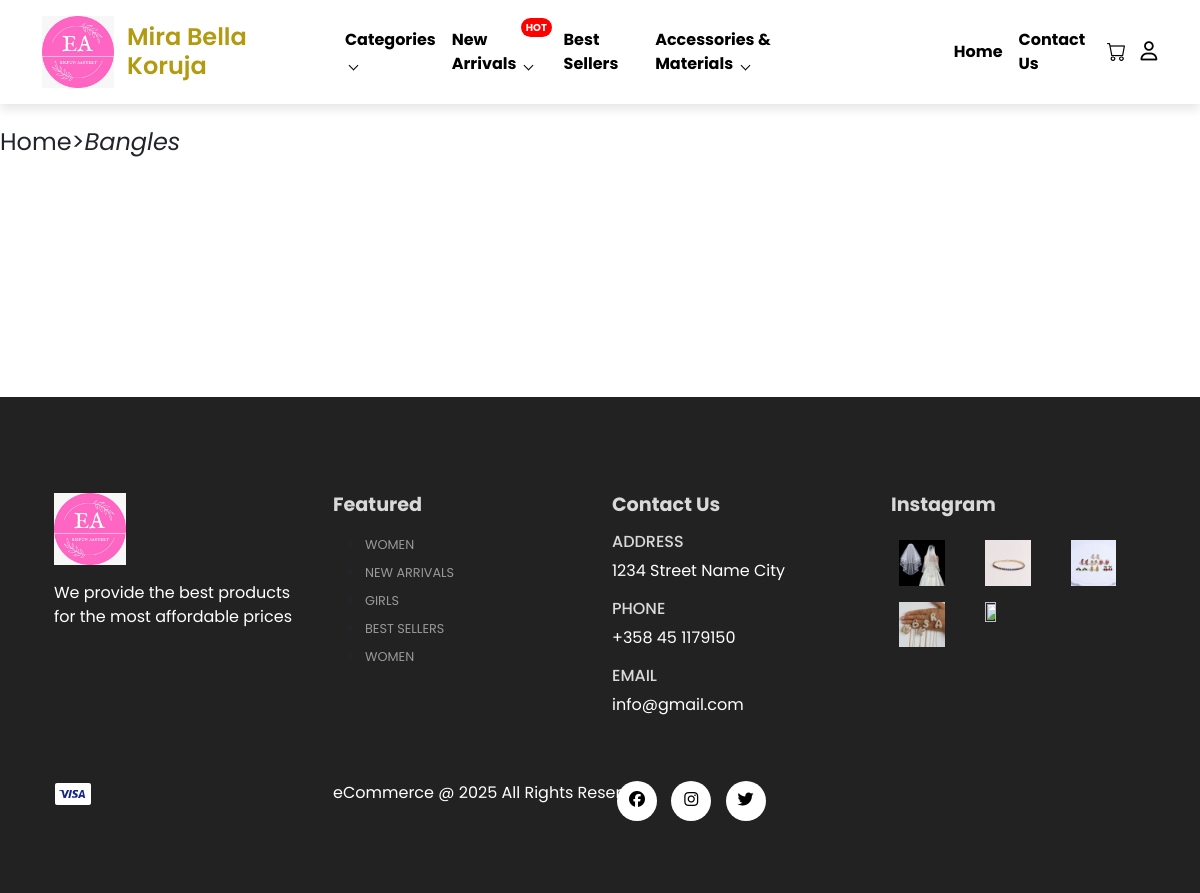
The app's page /categories.php?product_category=bangles, older data.
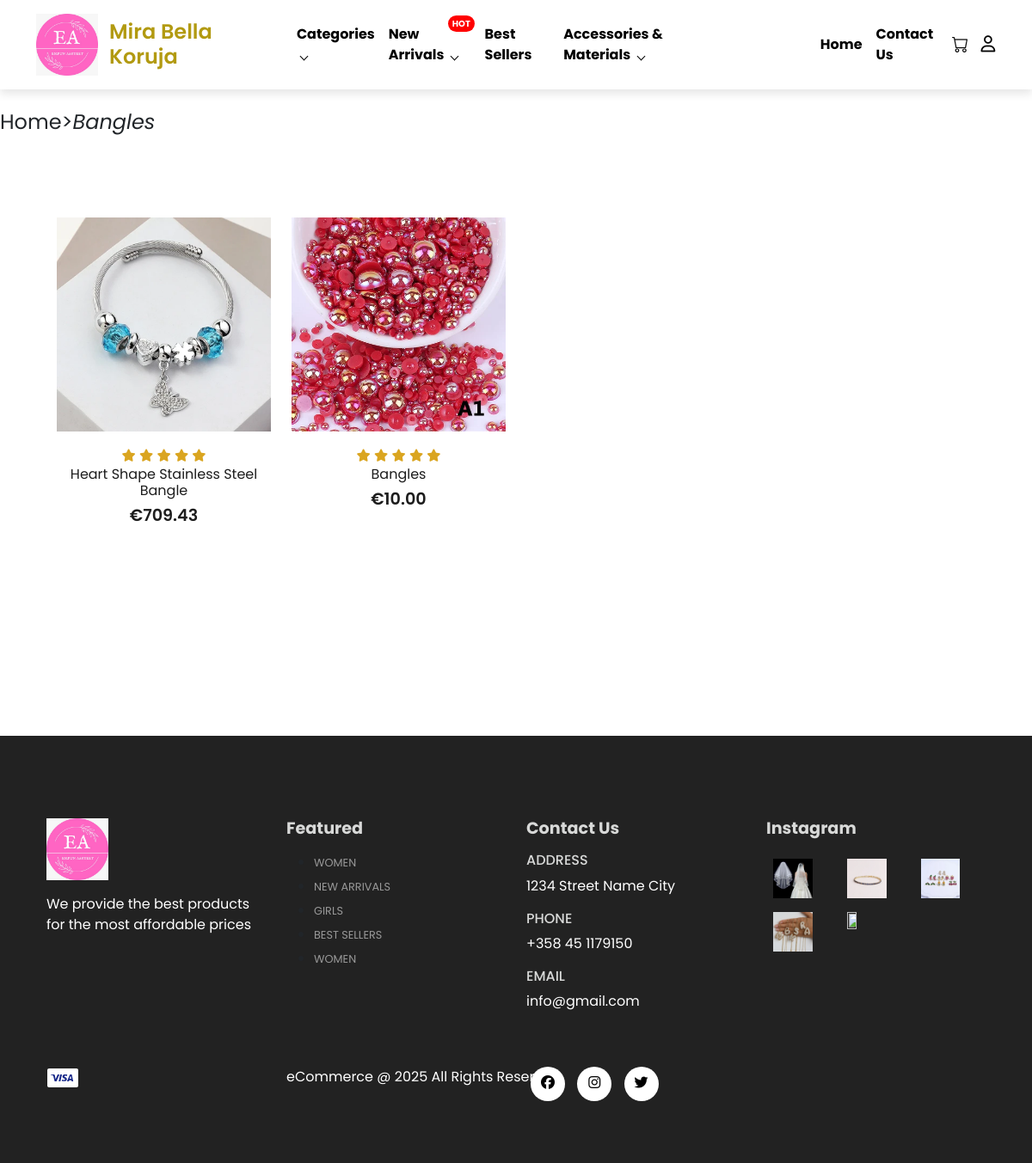
The same page, newer data.
### tables this page shows
CREATE TABLE `products` (
  `product_id` int(11) NOT NULL,
  `product_name` varchar(100) NOT NULL,
  `product_category` varchar(100) NOT NULL,
  `product_description` varchar(255) NOT NULL,
  `product_image` varchar(255) NOT NULL,
  `product_image2` varchar(255) NOT NULL,
  `product_image3` varchar(255) NOT NULL,
  `product_image4` varchar(255) NOT NULL,
  `product_image5` varchar(255) NOT NULL,
  `product_price` decimal(6,2) NOT NULL,
  `product_special_offer` int(2) NOT NULL,
  `product_color` varchar(100) NOT NULL
);

### categories.php (the view, shortened to what this page needs)
<?php
include('server/connection.php');
if (isset($_GET['product_category'])) {
    $category = $_GET['product_category'];
    $stmt = $conn->prepare("SELECT * FROM products WHERE product_category = ?");
    $stmt->bind_param("s", $category);
    $stmt->execute();
    $product = $stmt->get_result();
} else {
    header("Location: index.php");
    exit();
}
?>
<?php include('layouts/header.php')?>
  <section id="categories" class="my-5 pb-5">
    <h5 class="category-title d-flex fs-4">   <a class="nav-link" href="index.php">Home</a> >
                     <i><?php echo  ucfirst($_GET['product_category']) ?></i>
    </h5>
        <div class="container text-center mt-5 py-5">
            <div class="row mx-auto container-fluid">
                <?php while($row = $product->fetch_assoc()){ ?>
                <div class="product text-center col-lg-3 col-md-4 col-sm-12">
                  <a href="<?php echo "single_product.php?product_id=" . $row['product_id'];?>">
                     <img class="img-fluid mb-3" src="assets/imgs/<?php echo $row['product_image']; ?>" />
                        <div class="star">
                            <i class="fas fa-star"></i>
                            <i class="fas fa-star"></i>
                            <i class="fas fa-star"></i>
                            <i class="fas fa-star"></i>
                            <i class="fas fa-star"></i>
                        </div>
                        <h5 class="p-name"> <?php echo $row['product_name']; ?></h5>
                        <h4 class="p-price"> &euro;<?php echo $row['product_price']; ?></h4>
                    </a>
                    <a href="<?php echo "single_product.php?product_id=" . $row['product_id'];?>">
                    </a>
                </div>
                <?php } ?>
            </div>
      </div>
  </section>
<?php include('layouts/footer.php')?>

Row changes from the older to the newer data that the page shows:
now on this page (row edited): products: product_image (picture), product_name "Heart Shape Stainless Steel Bangle", product_price "709.43"
added products: product_image (picture), product_name "Bangles", product_price "10.00"
